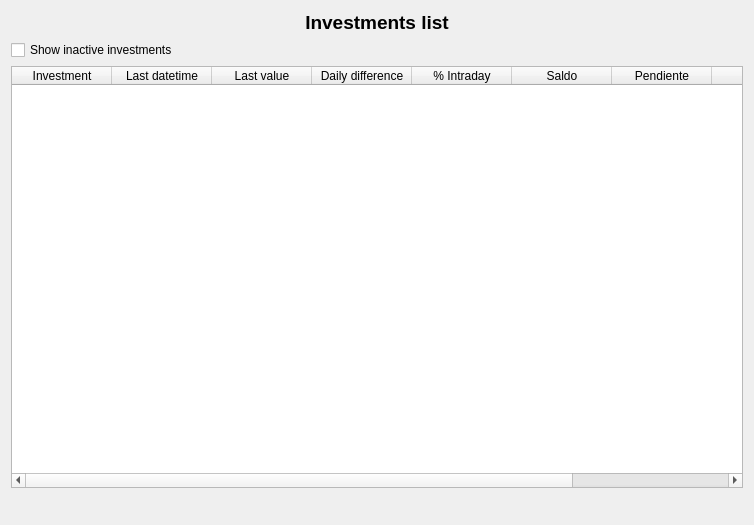
<?xml version="1.0" encoding="UTF-8"?>
<ui version="4.0">
 <class>wdgInversiones</class>
 <widget class="QWidget" name="wdgInversiones">
  <property name="geometry">
   <rect>
    <x>0</x>
    <y>0</y>
    <width>754</width>
    <height>525</height>
   </rect>
  </property>
  <layout class="QVBoxLayout" name="verticalLayout_3">
   <item>
    <layout class="QVBoxLayout" name="verticalLayout_2">
     <item>
      <layout class="QVBoxLayout" name="verticalLayout">
       <item>
        <widget class="QLabel" name="lbl">
         <property name="font">
          <font>
           <pointsize>14</pointsize>
           <weight>75</weight>
           <bold>true</bold>
          </font>
         </property>
         <property name="text">
          <string>Investments list</string>
         </property>
         <property name="alignment">
          <set>Qt::AlignCenter</set>
         </property>
        </widget>
       </item>
       <item>
        <widget class="QCheckBox" name="chkInactivas">
         <property name="text">
          <string>Show inactive investments</string>
         </property>
        </widget>
       </item>
       <item>
        <widget class="myQTableWidget" name="tblInversiones">
         <property name="contextMenuPolicy">
          <enum>Qt::CustomContextMenu</enum>
         </property>
         <property name="editTriggers">
          <set>QAbstractItemView::NoEditTriggers</set>
         </property>
         <property name="alternatingRowColors">
          <bool>true</bool>
         </property>
         <property name="selectionMode">
          <enum>QAbstractItemView::SingleSelection</enum>
         </property>
         <property name="selectionBehavior">
          <enum>QAbstractItemView::SelectRows</enum>
         </property>
         <attribute name="verticalHeaderVisible">
          <bool>false</bool>
         </attribute>
         <column>
          <property name="text">
           <string>Investment</string>
          </property>
         </column>
         <column>
          <property name="text">
           <string>Last datetime</string>
          </property>
         </column>
         <column>
          <property name="text">
           <string>Last value</string>
          </property>
         </column>
         <column>
          <property name="text">
           <string>Daily difference</string>
          </property>
         </column>
         <column>
          <property name="text">
           <string>% Intraday</string>
          </property>
         </column>
         <column>
          <property name="text">
           <string>Saldo</string>
          </property>
         </column>
         <column>
          <property name="text">
           <string>Pendiente</string>
          </property>
         </column>
         <column>
          <property name="text">
           <string>%</string>
          </property>
         </column>
         <column>
          <property name="text">
           <string>% Venta</string>
          </property>
         </column>
        </widget>
       </item>
      </layout>
     </item>
     <item>
      <widget class="QWidget" name="wdgIBM" native="true"/>
     </item>
    </layout>
   </item>
   <item>
    <widget class="QLabel" name="lblTotal">
     <property name="font">
      <font>
       <pointsize>9</pointsize>
       <weight>75</weight>
       <bold>true</bold>
      </font>
     </property>
     <property name="text">
      <string/>
     </property>
     <property name="alignment">
      <set>Qt::AlignCenter</set>
     </property>
    </widget>
   </item>
  </layout>
  <action name="actionInversionNueva">
   <property name="icon">
    <iconset resource="../images/xulpymoney.qrc">
     <normaloff>:/xulpymoney/add.png</normaloff>:/xulpymoney/add.png</iconset>
   </property>
   <property name="text">
    <string>Nueva Inversion</string>
   </property>
  </action>
  <action name="actionInversionEstudio">
   <property name="icon">
    <iconset resource="../images/xulpymoney.qrc">
     <normaloff>:/xulpymoney/report2.png</normaloff>:/xulpymoney/report2.png</iconset>
   </property>
   <property name="text">
    <string>Estudio de la Inversión</string>
   </property>
  </action>
  <action name="actionOrdenarTPCDiario">
   <property name="icon">
    <iconset>
     <normaloff>:/xulpmoney/document-preview.png</normaloff>:/xulpmoney/document-preview.png</iconset>
   </property>
   <property name="text">
    <string>% Diario</string>
   </property>
  </action>
  <action name="actionOrdenarTPCVenta">
   <property name="icon">
    <iconset>
     <normaloff>:/xulpmoney/document-preview.png</normaloff>:/xulpmoney/document-preview.png</iconset>
   </property>
   <property name="text">
    <string>% Venta</string>
   </property>
   <property name="toolTip">
    <string>% Venta</string>
   </property>
  </action>
  <action name="actionOrdenarTPC">
   <property name="icon">
    <iconset>
     <normaloff>:/xulpmoney/document-preview.png</normaloff>:/xulpmoney/document-preview.png</iconset>
   </property>
   <property name="text">
    <string>%</string>
   </property>
   <property name="toolTip">
    <string>%</string>
   </property>
  </action>
  <action name="actionOrdenarName">
   <property name="icon">
    <iconset>
     <normaloff>:/xulpmoney/document-preview.png</normaloff>:/xulpmoney/document-preview.png</iconset>
   </property>
   <property name="text">
    <string>Nombre</string>
   </property>
  </action>
  <action name="actionOrdenarHora">
   <property name="icon">
    <iconset>
     <normaloff>:/xulpmoney/document-preview.png</normaloff>:/xulpmoney/document-preview.png</iconset>
   </property>
   <property name="text">
    <string>Hora</string>
   </property>
  </action>
  <action name="actionActiva">
   <property name="checkable">
    <bool>true</bool>
   </property>
   <property name="text">
    <string>Is it active?</string>
   </property>
   <property name="toolTip">
    <string>Is it active?</string>
   </property>
  </action>
  <action name="actionMystocks">
   <property name="icon">
    <iconset resource="../images/xulpymoney.qrc">
     <normaloff>:/xulpymoney/kmplot.jpg</normaloff>:/xulpymoney/kmplot.jpg</iconset>
   </property>
   <property name="text">
    <string>Estudio MyStocks</string>
   </property>
   <property name="toolTip">
    <string>Estudio MyStocks</string>
   </property>
  </action>
  <action name="actionMystocksManual">
   <property name="icon">
    <iconset resource="../images/xulpymoney.qrc">
     <normaloff>:/xulpymoney/books.png</normaloff>:/xulpymoney/books.png</iconset>
   </property>
   <property name="text">
    <string>Añadir cotización a MyStocks</string>
   </property>
   <property name="toolTip">
    <string>Añadir cotización a MyStocks</string>
   </property>
  </action>
  <action name="actionInversionBorrar">
   <property name="icon">
    <iconset resource="../images/xulpymoney.qrc">
     <normaloff>:/xulpymoney/list-remove.png</normaloff>:/xulpymoney/list-remove.png</iconset>
   </property>
   <property name="text">
    <string>Borrar inversión</string>
   </property>
   <property name="toolTip">
    <string>Borrar la inversión seleccionada</string>
   </property>
  </action>
 </widget>
 <customwidgets>
  <customwidget>
   <class>myQTableWidget</class>
   <extends>QTableWidget</extends>
   <header location="global">myqtablewidget</header>
  </customwidget>
 </customwidgets>
 <resources>
  <include location="../images/xulpymoney.qrc"/>
  <include location="../images/xulpymoney.qrc"/>
 </resources>
 <connections/>
</ui>
